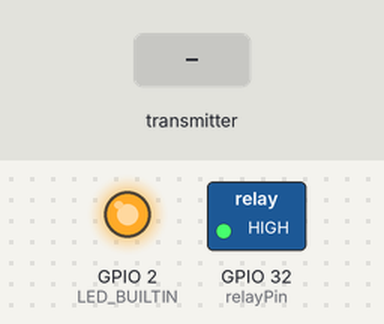
The program below on a simulated ESP32. Parts: switched loads named in the program (green lamp = pin HIGH), output pins drawn as LEDs (lit = HIGH). The inputs (shaded band) are chosen by the test bench. What the program prints to the serial monitor is not drawn.

Above: at 1.2 s.
1.3 s: the transmitter starts sending Sensor1 = 0
Timing chart, 0 to 4.3 s (numbered marks = the images above; inputs shaded):
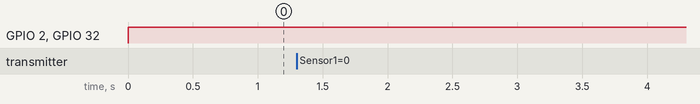

The program:

main.cpp
```cpp
#include <Arduino.h>
#include <esp_now.h>
#include <WiFi.h>
#include <Fuzzy.h>

// Declare Pin Relay
int relayPin = 32;

// Declare Fuzzy Class
Fuzzy *fuzzy = new Fuzzy();

// Receiver Mac   : A8:42:E3:C8:2D:18 (this device)
// Transmiter Mac : C0:49:EF:F0:11:4C

// Structure to receive data, Struktur untuk menerima data
// Must match the sender structure, harus sama dengan struktur Pengirim
typedef struct struct_message
{
  // Variabel Sensor
  int Sensor1;
  int Sensor2;
  int Rawval1;
  int Rawval2;
} struct_message;

// Create a struct_message called myData, struct_message bernama myData
struct_message myData;

// callback function that will be executed when data is received
// Fungsi callback yang akan di mulai ketika data di terima
void OnDataRecv(const uint8_t *mac, const uint8_t *incomingData, int len)
{
  memcpy(&myData, incomingData, sizeof(myData));
  Serial.println("Sent with success");
  Serial.print(myData.Sensor1);
  Serial.print("% | Raw1 :");
  Serial.println(myData.Rawval1);
  Serial.print(myData.Sensor2);
  Serial.print("% | Raw2 :");
  Serial.println(myData.Rawval2);
}

void setup()
{
  // Serial Monitor
  Serial.begin(115200);

  // Set input fuzzy sensor 1
  FuzzySet *Dry1 = new FuzzySet(0, 0, 40, 50);
  FuzzySet *Mid1 = new FuzzySet(30, 50, 70, 90);
  FuzzySet *Wet1 = new FuzzySet(60, 80, 100, 100);
  // set input sensor 2
  FuzzySet *Dry2 = new FuzzySet(0, 0, 40, 50);
  FuzzySet *Mid2 = new FuzzySet(30, 50, 70, 90);
  FuzzySet *Wet2 = new FuzzySet(60, 80, 100, 100);

  // set output fuzzy
  FuzzySet *RelayOff = new FuzzySet(0, 0, 0.6, 0.8);
  FuzzySet *RelayOn = new FuzzySet(0.5, 0.8, 1, 1);

  // Fuzzy Input 1
  FuzzyInput *sensor1 = new FuzzyInput(1);
  sensor1->addFuzzySet(Dry1);
  sensor1->addFuzzySet(Mid1);
  sensor1->addFuzzySet(Wet1);
  fuzzy->addFuzzyInput(sensor1);

  // Fuzzy Input 2
  FuzzyInput *sensor2 = new FuzzyInput(2);
  sensor2->addFuzzySet(Dry2);
  sensor2->addFuzzySet(Mid2);
  sensor2->addFuzzySet(Wet2);
  fuzzy->addFuzzyInput(sensor2);

  // Fuzzy Output
  FuzzyOutput *FRelay = new FuzzyOutput(1);
  FRelay->addFuzzySet(RelayOff);
  FRelay->addFuzzySet(RelayOn);
  fuzzy->addFuzzyOutput(FRelay);

  // Fuzzy Rule 1
  FuzzyRuleAntecedent *Dry1_Dry2 = new FuzzyRuleAntecedent();
  Dry1_Dry2->joinWithAND(Dry1, Dry2);
  FuzzyRuleConsequent *RelayOn1 = new FuzzyRuleConsequent();
  RelayOn1->addOutput(RelayOn);
  FuzzyRule *FuzzyRule1 = new FuzzyRule(1, Dry1_Dry2, RelayOn1);
  fuzzy->addFuzzyRule(FuzzyRule1);

  // Rule 2
  FuzzyRuleAntecedent *Dry1_Mid2 = new FuzzyRuleAntecedent();
  Dry1_Mid2->joinWithAND(Dry1, Mid2);
  FuzzyRuleConsequent *RelayOn2 = new FuzzyRuleConsequent();
  RelayOn2->addOutput(RelayOn);
  FuzzyRule *FuzzyRule2 = new FuzzyRule(2, Dry1_Mid2, RelayOn2);
  fuzzy->addFuzzyRule(FuzzyRule2);

  // Rule 3
  FuzzyRuleAntecedent *Dry1_Wet2 = new FuzzyRuleAntecedent();
  Dry1_Wet2->joinWithAND(Dry1, Wet2);
  FuzzyRuleConsequent *RelayOn3 = new FuzzyRuleConsequent();
  RelayOn3->addOutput(RelayOn);
  FuzzyRule *FuzzyRule3 = new FuzzyRule(3, Dry1_Wet2, RelayOn3);
  fuzzy->addFuzzyRule(FuzzyRule3);

  // Rule 4
  FuzzyRuleAntecedent *Mid1_Mid2 = new FuzzyRuleAntecedent();
  Mid1_Mid2->joinWithAND(Mid1, Mid2);
  FuzzyRuleConsequent *RelayOff1 = new FuzzyRuleConsequent();
  RelayOff1->addOutput(RelayOff);
  FuzzyRule *FuzzyRule4 = new FuzzyRule(4, Mid1_Mid2, RelayOff1);
  fuzzy->addFuzzyRule(FuzzyRule4);

  // Rule 5
  FuzzyRuleAntecedent *Mid1_Dry2 = new FuzzyRuleAntecedent();
  Mid1_Dry2->joinWithAND(Mid1, Dry2);
  FuzzyRuleConsequent *RelayOn4 = new FuzzyRuleConsequent();
  RelayOn4->addOutput(RelayOn);
  FuzzyRule *FuzzyRule5 = new FuzzyRule(5, Mid1_Dry2, RelayOn4);
  fuzzy->addFuzzyRule(FuzzyRule5);

  // Rule 6
  FuzzyRuleAntecedent *Mid1_Wet2 = new FuzzyRuleAntecedent();
  Mid1_Wet2->joinWithAND(Mid1, Wet2);
  FuzzyRuleConsequent *RelayOff2 = new FuzzyRuleConsequent();
  RelayOff2->addOutput(RelayOff);
  FuzzyRule *FuzzyRule6 = new FuzzyRule(6, Mid1_Wet2, RelayOff2);
  fuzzy->addFuzzyRule(FuzzyRule6);

  // Rule 7
  FuzzyRuleAntecedent *Wet1_Wet2 = new FuzzyRuleAntecedent();
  Wet1_Wet2->joinWithAND(Wet1, Wet2);
  FuzzyRuleConsequent *RelayOff3 = new FuzzyRuleConsequent();
  RelayOff3->addOutput(RelayOff);
  FuzzyRule *FuzzyRule7 = new FuzzyRule(7, Wet1_Wet2, RelayOff3);
  fuzzy->addFuzzyRule(FuzzyRule7);

  // Rule 8
  FuzzyRuleAntecedent *Wet1_Dry2 = new FuzzyRuleAntecedent();
  Wet1_Dry2->joinWithAND(Wet1, Dry2);
  FuzzyRuleConsequent *RelayOn5 = new FuzzyRuleConsequent();
  RelayOn5->addOutput(RelayOn);
  FuzzyRule *FuzzyRule8 = new FuzzyRule(8, Wet1_Dry2, RelayOn5);
  fuzzy->addFuzzyRule(FuzzyRule8);

  // Rule 9
  FuzzyRuleAntecedent *Wet1_Mid2 = new FuzzyRuleAntecedent();
  Wet1_Mid2->joinWithAND(Wet1, Mid2);
  FuzzyRuleConsequent *RelayOff4 = new FuzzyRuleConsequent();
  RelayOff4->addOutput(RelayOff);
  FuzzyRule *FuzzyRule9 = new FuzzyRule(9, Wet1_Mid2, RelayOff4);
  fuzzy->addFuzzyRule(FuzzyRule9);

  pinMode(relayPin, OUTPUT);
  pinMode(LED_BUILTIN, OUTPUT);

  // Set device as a Wi-Fi Station
  // terapkan alat sebagai Sasiun Wi-Fi
  WiFi.mode(WIFI_STA);

  // Inititate ESP-NOW, inisiasi ESP-NOW
  if (esp_now_init() != ESP_OK)
  {
    Serial.println("Error initializing ESP-NOW");
    return;
  }

  // Once ESPNow is successfully Init, register for recv CB to get recv packer info
  // Setelah ESPNow telah di inisiasi, daftarkan Recovery CallBack untuk mengambil info Packer
  esp_now_register_recv_cb(OnDataRecv);
}

void loop()
{
  // simplify data received variable from ESPNOW, simpelkan data yang di terima dari ESPNOW
  int Moisture1 = myData.Sensor1;
  int Moisture2 = myData.Sensor2;
  int SensorVal1 = myData.Rawval1;
  int SensorVal2 = myData.Rawval2;

  // variabel input set fuzzy
  fuzzy->setInput(1, Moisture1);
  fuzzy->setInput(2, Moisture2);

  // fuzzyfication
  fuzzy->fuzzify();

  // get fuzzy output
  float relayOutput = fuzzy->defuzzify(1);

  Serial.print("relay :");
  Serial.println(relayOutput);
  if (relayOutput >= 0.36)
  {
    digitalWrite(relayPin, HIGH);
    digitalWrite(LED_BUILTIN, HIGH);
    delay(1000);
  }
  else
  {
    digitalWrite(relayPin, LOW);
    digitalWrite(LED_BUILTIN, LOW);
  }

  delay(1000);
}
```

Measured:
- after the input at 1.3 s, every drawn part: stays the same
